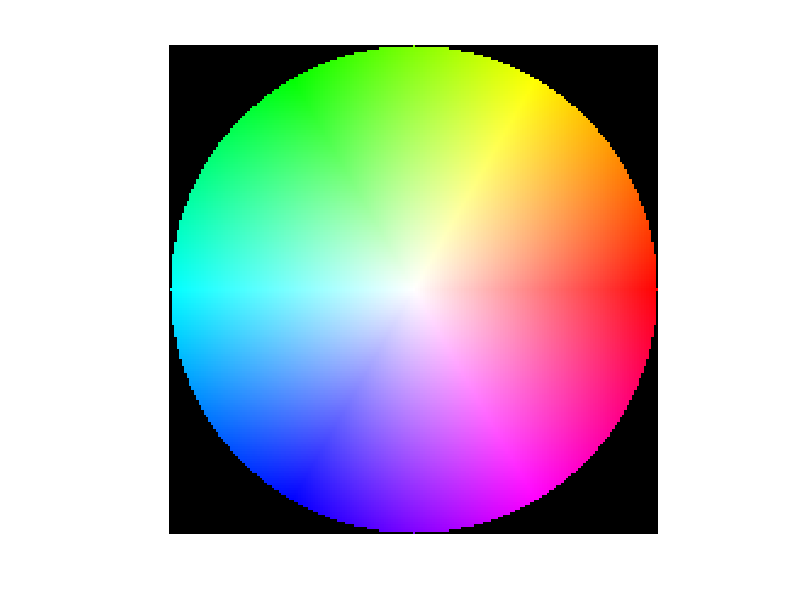

MATLAB code to generate this figure: (Note: this script raises an error after producing the figure.)

clc,clear,close all
[a,b]=meshgrid(-1:0.01:1,1:-0.01:-1);
h=atan2(b,a)/(2*pi); h(h<0)=h(h<0)+1;
s=sqrt(a.^2+b.^2);
% gamut checking
for V=0:100
    hsv=cat(3,h,s,V*ones(201,201)/100);
    rgb=hsv2rgb(hsv);
    R=rgb(:,:,1); G=rgb(:,:,2); B=rgb(:,:,3);
    mask=R>1|R<0|G>1|G<0|B>1|B<0;
    R(mask)=0; G(mask)=0; B(mask)=0;
    RGB=cat(3,R,G,B);
    imshow(RGB,'Border','tight')
    HSV{V+1}=RGB;
end
montage(HSV,'Indices',2:101,'Size',[10 10],...
        'BorderSize',1,'BackgroundColor','w')
% grayspace threshold
figure
for V=0:100
    hsv=cat(3,h,s,V*ones(201,201)/100);
    rgb=hsv2rgb(hsv);
    R=rgb(:,:,1); G=rgb(:,:,2); B=rgb(:,:,3);
    mask=R>1|R<0|G>1|G<0|B>1|B<0;
    R(mask)=0; G(mask)=0; B(mask)=0;
    thres=0.04;
    mask=abs(R-G)<thres & abs(R-B)<thres & abs(G-B)<thres;
    R(~mask)=0; G(~mask)=0; B(~mask)=0;
    RGB=cat(3,R,G,B);
    imshow(RGB,'Border','tight')
    HSV{V+1}=RGB;
end
montage(HSV,'Indices',2:101,'Size',[10 10],...
        'BorderSize',1,'BackgroundColor','w')
